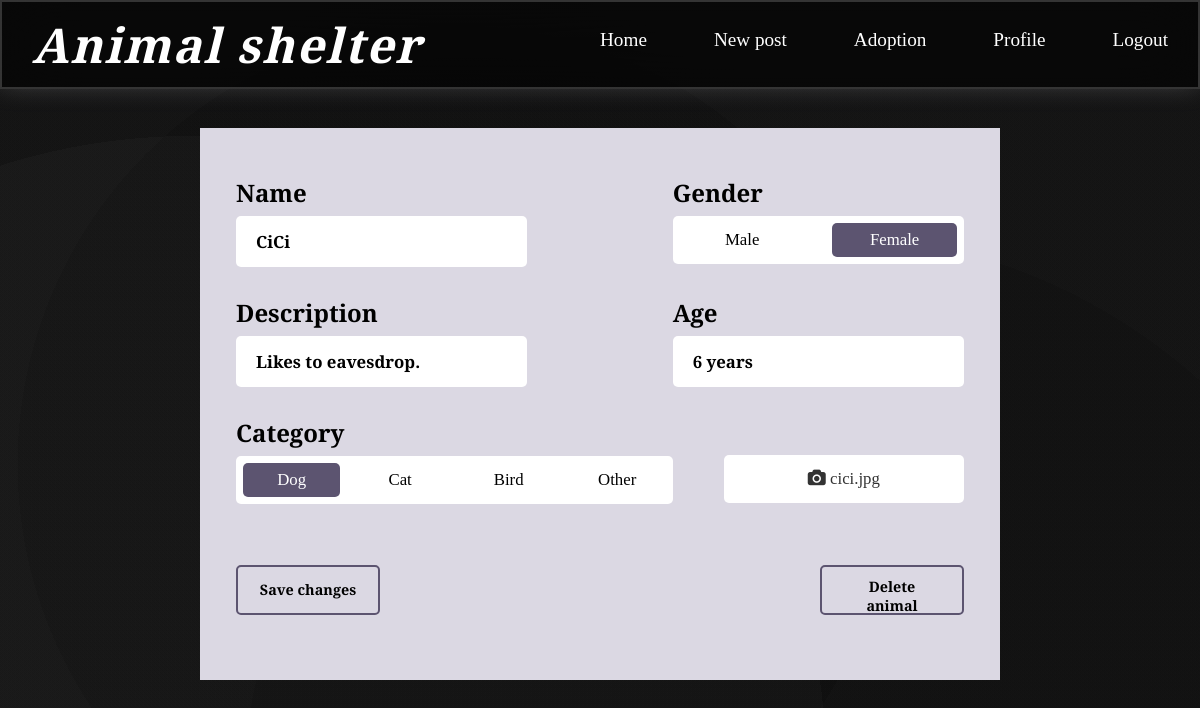
The app's page /edit_animal.php?id=12 (signed in) with its own data.
### tables this page shows
CREATE TABLE `animals` (
  `id` int(11) NOT NULL,
  `name` varchar(255) NOT NULL,
  `category` varchar(255) NOT NULL,
  `image` varchar(255) NOT NULL,
  `description` text NOT NULL,
  `gender` varchar(10) NOT NULL,
  `age` varchar(50) NOT NULL,
  `adopted` tinyint(1) NOT NULL DEFAULT 0
);

### edit_animal.php (the view, shortened to what this page needs)
<?php
include('db.php');
$id = $_GET['id'];
$result = mysqli_query($con, "SELECT * FROM animals WHERE id='$id'");
$animal = mysqli_fetch_assoc($result);
?>
<!DOCTYPE html>
<html>
<head>
    <link rel="stylesheet" href="https://cdnjs.cloudflare.com/ajax/libs/font-awesome/4.7.0/css/font-awesome.min.css">
    <link rel="stylesheet" type="text/css" href="home.css">
    <link rel="stylesheet" type="text/css" href="form.css">
</head>
<body>
<nav>
    <h1>Animal shelter</h1>
    <div class="nav-links">
        <a href="home.php">Home</a>
        <?php if ($_SESSION['is_admin']): ?>
            <a href="new_post.php">New post</a>
        <?php endif; ?>
        <a href="adoption.php">Adoption</a>
        <a href="profile.php">Profile</a>
        <a href="logout.php" class="logout">Logout</a>
    </div>
</nav>
<div class="form-container">
    <form method="post" action="" enctype="multipart/form-data">
        <header>
            <div class="set">
                <div class="pets-name">
                    <label for="name" class="set-label">Name</label>
                    <input type="text" id="name" name="name" placeholder="Pet's name" value="<?php echo $animal['name']; ?>" required>
                </div>
                <div class="pets-gender">
                    <label for="pet-gender-male" class="set-label">Gender</label>
                    <div class="radio-container">
                        <label for="pet-gender-male">Male</label>
                        <label for="pet-gender-female">Female</label>
                    </div>
                </div>
            </div>
            <div class="set">
                <div class="pets-description">
                    <label for="description" class="set-label">Description</label>
                    <input type="text" id="description" name="description" placeholder="Pet's description" value="<?php echo $animal['description']; ?>" required>
                </div>
                <div class="pets-age">
                    <label for="pets-age" class="set-label">Age</label>
                    <input type="text" id="pets-age" name="age" placeholder="Pet's age" value="<?php echo $animal['age']; ?>" required>
                </div>
            </div>
            <div class="set">
                <div class="pets-breed">
                    <label for="pet-breed-dog" class="set-label">Category</label>
                    <div class="radio-container">
                        <label for="pet-breed-dog">Dog</label>
                        <label for="pet-breed-cat">Cat</label>
                        <label for="pet-breed-bird">Bird</label>
                        <label for="pet-breed-other">Other</label>
                    </div>
                </div>
                <div class="photo">
                    <label for="image" id="file-label" class="custom-file-upload">
                        <i class="fa fa-camera"></i> <?php echo basename($animal['image']); ?>
                    </label>
                </div>
            </div>
        </header>
        <footer>
            <div class="set">
                <button type="submit" name="edit_animal">Save changes</button>
                <button type="submit" name="delete_animal">Delete animal</button>
            </div>
        </footer>
    </form>
</div>
</body>
</html>

### home.css (style rules this page uses)
* { margin: 0; padding: 0; box-sizing: border-box; font-family: "Baskervville", serif; font-weight: 600; font-style: normal; }
body { min-height: 100vh; margin-top: 70px; background-image: radial-gradient(circle at 16% 83%, rgba(148, 148, 148, 0.06) 0%, rgba(148, 148, 148, 0.06) 50%, rgba(63, 63, 63, 0.06) 50%, rgba(63, 63, 63, 0.06) 100%), radial-gradient(circle at 68% 87%, rgba(66, 66, 66, 0.06) 0%, rgba(66, 66, 66, 0.06) 50%, rgba(105, 105, 105, 0.06) 50%, rgba(105, 105, 105, 0.06) 100%), radial-gradient(circle at 38% 50%, rgba(123, 123, 123, 0.06) 0%, rgba(123, 123, 123, 0.06) 50%, rgba(172, 172, 172, 0.06) 50%, rgba(172, 172, 172, 0.06) 100%), linear-gradient(90deg, hsl(18, 0%, 1%), hsl(18, 0%, 1%)); }
nav { display: flex; align-items: center; justify-content: space-between; padding: 10px 30px; backdrop-filter: blur(30px); background-color: rgba(0, 0, 0, 0.6); box-shadow: 0 -10px 30px rgba(227, 228, 237, 0.37); border: 2px solid rgba(255, 255, 255, 0.18); width: 100%; position: fixed; z-index: 100; top: 0; }
.nav-links { display:flex; justify-content: space-between; width: 50%; }
nav a { font-weight: 400; font-size: 1.2em; text-decoration: none; color: white; position: relative; display: inline-block; padding-bottom: 0.5em; }
nav a::before { content: ''; position: absolute; width: 0; height: 2px; bottom: 0; left: 50%; background-color: white; transition: all 0.5s ease; border-radius: 5px; }
@media screen and (min-width: 1025px) { h1 { font-size: 3em; } }
h1 { color: white; letter-spacing: 2px; font-style: italic; }

### form.css (style rules this page uses)
.form-container, .form-container-post { height: auto; margin: 8em auto; background-color: #dbd8e3; }
@media only screen and (min-width: 769px) { .form-container, .form-container-post { width: 50%; min-width: 50em; } }
@media only screen and (min-width: 769px) { form .set { display: flex; flex-direction: row; flex-wrap: wrap; justify-content: space-between; padding: 0.5em 0; height: 5em; } }
@media only screen and (min-width: 769px) { form .set div:not(.radio-container):not(.pets-breed):not(.photo):not(.form-container-desc) { width: 40%; } }
@media only screen and (min-width: 769px) { .pets-breed { width: 60%; } }
@media only screen and (min-width: 769px) { .photo { width: 33%; } }
form { padding: 1.5em; font-size: 1.5em; display: flex; flex-direction: column; }
form header { display: flex; flex-direction: column; }
form .set div:not(.radio-container):not(.pets-breed):not(.photo):not(.form-container-desc) { display: flex; flex-direction: column; }
.set-label { margin-bottom: 0.3em; }
form .set input { height: 3em; padding: 10px 20px; border: none; border-radius: 5px; font-size: 0.7em; }
.radio-container { display: flex; flex-direction: row !important; justify-content: space-between; background-color: white; padding: 7px 7px; border-radius: 5px; }
.radio-container label { padding: 7px 15px; border-radius: 5px; cursor: pointer; transition: background-color 0.3s, color 0.3s; font-size: 0.7em; font-weight: 400; width: 45%; text-align: center; }
.radio-container input[type="radio"]:checked + label { background-color: #5c5470; color: #fff; }
.pets-breed .radio-container, .set-pickup_day .radio-container { margin-top: 0.3em; }
.pets-breed .radio-container label, .set-pickup_day .radio-container label { width: 23%; }
.photo { display: flex; align-items: end; padding-bottom: 9px; }
footer button { margin-top: 2em; width: 10em; height: 3.5em; padding: 10px 20px; background-color: transparent; border: 2px solid #5c5470; border-radius: 5px; color: black; font-size: 0.6em; cursor: pointer; }
.custom-file-upload { display: inline-block; cursor: pointer; padding: 14px 10px; border-radius: 5px; background-color: white; font-size: 0.7em; font-weight: 500; color: #333; text-align: center; transition: background-color 0.3s; width: 100%; }

### records on screen
animals: name "CiCi", description "Likes to eavesdrop.", age "6 years", image "cici.jpg"
